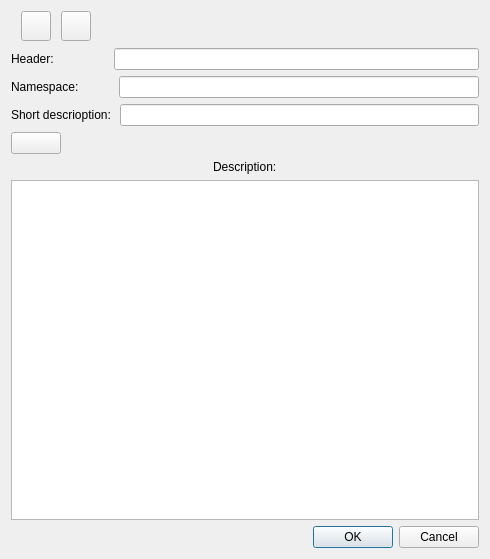
<?xml version="1.0" encoding="UTF-8"?>
<ui version="4.0">
 <class>FunctionForm</class>
 <widget class="QWidget" name="FunctionForm">
  <property name="windowModality">
   <enum>Qt::ApplicationModal</enum>
  </property>
  <property name="geometry">
   <rect>
    <x>0</x>
    <y>0</y>
    <width>490</width>
    <height>559</height>
   </rect>
  </property>
  <property name="sizePolicy">
   <sizepolicy hsizetype="Expanding" vsizetype="Expanding">
    <horstretch>0</horstretch>
    <verstretch>0</verstretch>
   </sizepolicy>
  </property>
  <property name="windowTitle">
   <string>Form</string>
  </property>
  <property name="windowIcon">
   <iconset>
    <normaloff>../../build-Framework-Desktop_Qt_5_7_0_MinGW_32bit-Debug/Images/lightning.jpg</normaloff>../../build-Framework-Desktop_Qt_5_7_0_MinGW_32bit-Debug/Images/lightning.jpg</iconset>
  </property>
  <layout class="QVBoxLayout" name="verticalLayout">
   <item>
    <layout class="QHBoxLayout" name="topLayout">
     <property name="spacing">
      <number>6</number>
     </property>
     <item>
      <widget class="QWidget" name="switchLabelBackground" native="true">
       <property name="minimumSize">
        <size>
         <width>90</width>
         <height>31</height>
        </size>
       </property>
       <property name="maximumSize">
        <size>
         <width>90</width>
         <height>31</height>
        </size>
       </property>
       <widget class="QLabel" name="labelSwitch">
        <property name="geometry">
         <rect>
          <x>0</x>
          <y>0</y>
          <width>90</width>
          <height>31</height>
         </rect>
        </property>
        <property name="text">
         <string/>
        </property>
        <property name="pixmap">
         <pixmap>../../build-Framework-Desktop_Qt_5_7_0_MinGW_32bit-Debug/Images/Left.png</pixmap>
        </property>
        <property name="scaledContents">
         <bool>true</bool>
        </property>
       </widget>
       <widget class="InteractiveButton" name="EditButton">
        <property name="enabled">
         <bool>true</bool>
        </property>
        <property name="geometry">
         <rect>
          <x>50</x>
          <y>0</y>
          <width>30</width>
          <height>30</height>
         </rect>
        </property>
        <property name="text">
         <string/>
        </property>
        <property name="icon">
         <iconset>
          <normaloff>../../build-Framework-Desktop_Qt_5_5_1_MinGW_32bit-Debug/Images/Edit.png</normaloff>../../build-Framework-Desktop_Qt_5_5_1_MinGW_32bit-Debug/Images/Edit.png</iconset>
        </property>
        <property name="iconSize">
         <size>
          <width>30</width>
          <height>30</height>
         </size>
        </property>
       </widget>
       <widget class="InteractiveButton" name="EyeButton">
        <property name="enabled">
         <bool>true</bool>
        </property>
        <property name="geometry">
         <rect>
          <x>10</x>
          <y>0</y>
          <width>30</width>
          <height>30</height>
         </rect>
        </property>
        <property name="text">
         <string/>
        </property>
        <property name="icon">
         <iconset>
          <normaloff>../../build-Framework-Desktop_Qt_5_5_1_MinGW_32bit-Debug/Images/Eye.png</normaloff>../../build-Framework-Desktop_Qt_5_5_1_MinGW_32bit-Debug/Images/Eye.png</iconset>
        </property>
        <property name="iconSize">
         <size>
          <width>30</width>
          <height>30</height>
         </size>
        </property>
       </widget>
      </widget>
     </item>
     <item>
      <spacer name="topSpacer">
       <property name="orientation">
        <enum>Qt::Horizontal</enum>
       </property>
       <property name="sizeHint" stdset="0">
        <size>
         <width>40</width>
         <height>20</height>
        </size>
       </property>
      </spacer>
     </item>
    </layout>
   </item>
   <item>
    <layout class="QHBoxLayout" name="headerLayout">
     <property name="spacing">
      <number>60</number>
     </property>
     <item>
      <widget class="QLabel" name="headerLabel">
       <property name="text">
        <string>Header:</string>
       </property>
      </widget>
     </item>
     <item>
      <widget class="QLineEdit" name="headerLineEdit"/>
     </item>
    </layout>
   </item>
   <item>
    <layout class="QHBoxLayout" name="namespaceLayout">
     <property name="spacing">
      <number>40</number>
     </property>
     <item>
      <widget class="QLabel" name="namespaceLabel">
       <property name="text">
        <string>Namespace:</string>
       </property>
      </widget>
     </item>
     <item>
      <widget class="QLineEdit" name="namespaceLineEdit"/>
     </item>
    </layout>
   </item>
   <item>
    <layout class="QHBoxLayout" name="shortDescrioptionLayout">
     <property name="spacing">
      <number>9</number>
     </property>
     <item>
      <widget class="QLabel" name="shortDescriptionLabel">
       <property name="text">
        <string>Short descrioption:</string>
       </property>
      </widget>
     </item>
     <item>
      <widget class="QLineEdit" name="shortDescrioptionLineEdit"/>
     </item>
    </layout>
   </item>
   <item>
    <widget class="InteractiveButton" name="selectingAssocGreenButtons">
     <property name="sizePolicy">
      <sizepolicy hsizetype="Fixed" vsizetype="Fixed">
       <horstretch>0</horstretch>
       <verstretch>0</verstretch>
      </sizepolicy>
     </property>
     <property name="minimumSize">
      <size>
       <width>50</width>
       <height>0</height>
      </size>
     </property>
     <property name="maximumSize">
      <size>
       <width>50</width>
       <height>16777215</height>
      </size>
     </property>
     <property name="text">
      <string/>
     </property>
     <property name="icon">
      <iconset>
       <normaloff>../../build-Framework-Desktop_Qt_5_7_0_MinGW_32bit-Debug/Images/SelectGreenButtons.png</normaloff>../../build-Framework-Desktop_Qt_5_7_0_MinGW_32bit-Debug/Images/SelectGreenButtons.png</iconset>
     </property>
     <property name="iconSize">
      <size>
       <width>59</width>
       <height>24</height>
      </size>
     </property>
     <property name="checkable">
      <bool>true</bool>
     </property>
    </widget>
   </item>
   <item>
    <layout class="QHBoxLayout" name="descriptionLayout">
     <item>
      <widget class="QLabel" name="descriptionLabel">
       <property name="sizePolicy">
        <sizepolicy hsizetype="Fixed" vsizetype="Fixed">
         <horstretch>19</horstretch>
         <verstretch>0</verstretch>
        </sizepolicy>
       </property>
       <property name="text">
        <string>Description:</string>
       </property>
      </widget>
     </item>
    </layout>
   </item>
   <item>
    <widget class="QTextEdit" name="descriptionTextEdit">
     <property name="sizePolicy">
      <sizepolicy hsizetype="Expanding" vsizetype="Ignored">
       <horstretch>0</horstretch>
       <verstretch>0</verstretch>
      </sizepolicy>
     </property>
    </widget>
   </item>
   <item>
    <widget class="QDialogButtonBox" name="buttonBox">
     <property name="locale">
      <locale language="English" country="UnitedStates"/>
     </property>
     <property name="standardButtons">
      <set>QDialogButtonBox::Cancel|QDialogButtonBox::Ok</set>
     </property>
    </widget>
   </item>
  </layout>
 </widget>
 <customwidgets>
  <customwidget>
   <class>InteractiveButton</class>
   <extends>QPushButton</extends>
   <header>InteractiveButton.h</header>
  </customwidget>
 </customwidgets>
 <resources/>
 <connections/>
</ui>
